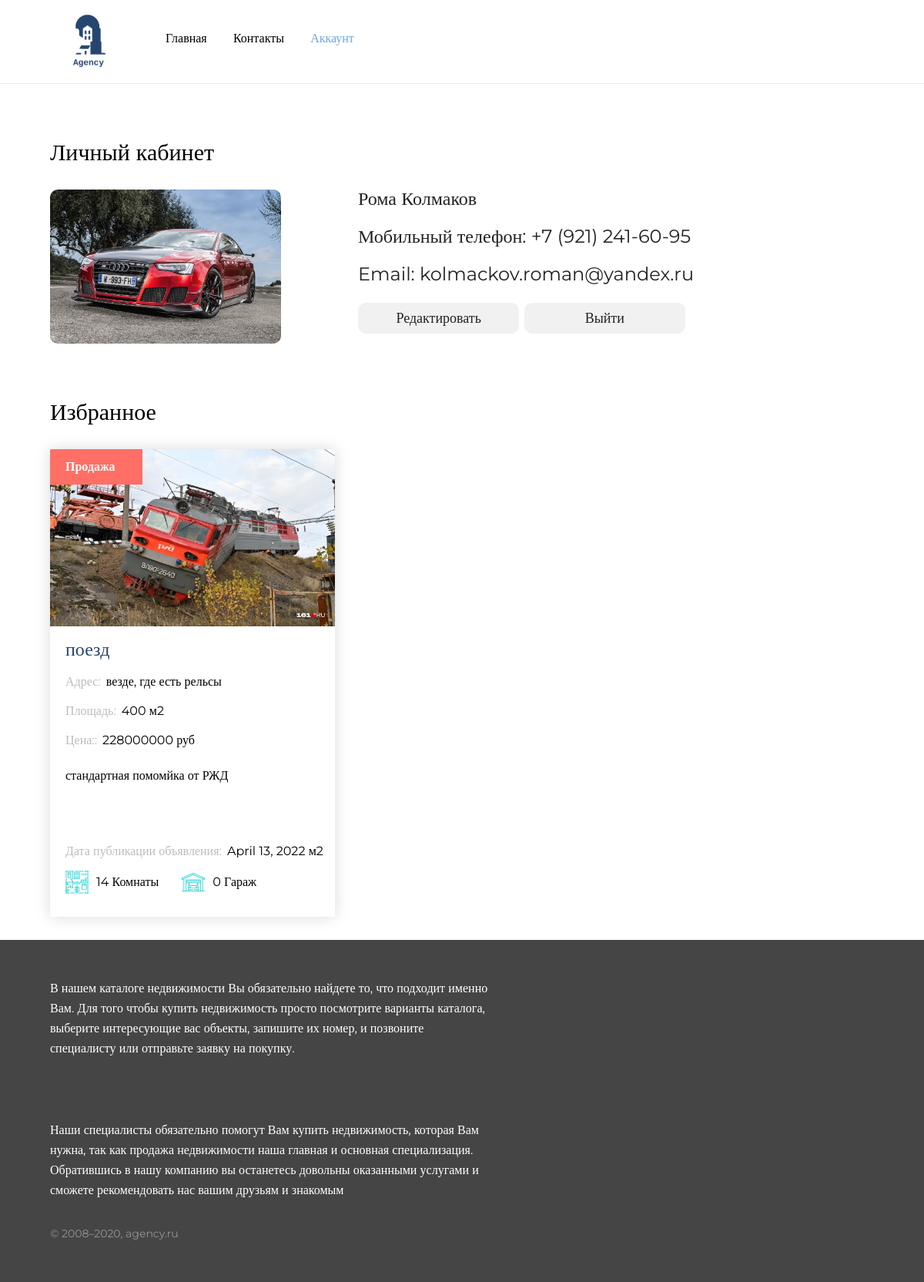
The page /users/profile/ (signed in) on the database its author committed.
### Users/models.py (models this page shows, shortened)
class Profile(models.Model):
    user = models.OneToOneField(User, on_delete=models.CASCADE, null=True, blank=True)
    username = models.CharField(max_length=100, null=True, blank=True)
    name = models.CharField(max_length=100, blank=True)
    surname = models.CharField(max_length=100, blank=True)
    phone = models.CharField(max_length=30, blank=True)
    email = models.EmailField(max_length=200, blank=True)
    favourites = models.CharField(max_length=300, blank=True, default='')
    create_data = models.DateField(auto_now_add=True)
    photo = models.ImageField(null = True, blank=True, upload_to='static/image/profiles', default='static/image/profiles/default.png')

### Products/models.py (models this page shows, shortened)
class Product(models.Model):
    title = models.CharField(max_length=50)
    description_main = models.CharField(max_length=30, null=True)
    description = models.CharField(max_length=700)
    adress = models.CharField(max_length=50)
    area = models.IntegerField()
    price = models.IntegerField()
    rooms = models.IntegerField()
    garages = models.IntegerField()
    photo = models.ImageField(upload_to='static/image/products')
    Product_status_choices = [
        ('Аренда','Аренда'),
        ('Продажа','Продажа'),
    ]
    status = models.CharField(max_length=15, choices=Product_status_choices, default='rent')
    pub_date = models.DateField(auto_now=False, auto_now_add=True)
    class Meta:
        ordering = ['-pub_date']

### Users/views.py (the view)
# urls.py: path('profile/', views.profile, name = 'profile'),
def profile(request):
    page_name = 'profile'
    profile = request.user.profile
    favourites = utils.getting_favourites(profile)
    context = {
        'profile':profile,
        'page_name':page_name,
        'favorites':favourites
    }
    return render(request, 'profile.html', context)

### Users/utils.py (called while the page is built)
def getting_favourites(profile):
    favourites = None
    favourites_list_range = []
    for fav in profile.favourites:
        favourites_list_range.append(int(fav))
    if favourites_list_range:
        favourites = Product.objects.filter(id__in=favourites_list_range)
    return favourites

### Users/templates/users/profile.html (shortened to what this page needs)
{% extends 'base.html' %}
{% load static %}
{% block content %}
<h1 class="main-title">Личный кабинет</h1>
<div class="profile_info">
    <img src='{{ profile.photo.url }}' alt="#" class="profile-img">
    <div class="profile_info_text">
        <p>{{ profile.name }} {{ profile.surname }}</p>
        <p>Мобильный телефон: {{ profile.phone }}</p>
        <p>Email: {{ profile.email }}</p>
        <a href="{% url 'profile-edit' %}"><button class="message_btn profile_btn">Редактировать</button></a>
        <a href="{% url 'account_logout' %}"><button class="message_btn profile_btn">Выйти</button></a>
    </div>
</div>
<h1 class="main-title">Избранное</h1>
<div class="cards">
    {% for card in favorites %}
        {% include 'favorites.html' %}
    {% endfor %}
</div>
{% endblock %}

### templates/base.html (shortened to what this page needs)
{% load static %}
<!DOCTYPE html>
<html lang="ru">
	<head>
		<link href='{% static "css/reset.css" %}' rel="stylesheet">
		<link href='{% static "css/style.css" %}' rel="stylesheet">
	</head>
	<body>
		<header>
			<div class="container">
				<div class="header">
					<a href='{% url "mainpage" %}' rel="noreferrer"><img src='{% static "image/Logo.svg" %}' alt="#" class="logo"></a>
					<div class="links-block">
						<a href='{% url "mainpage" %}' {% if page_name == 'mainpage' %} class="active-link" {% endif %}>Главная</a>
						<a href='{% url "contacts" %}' {% if page_name == 'contacts' %} class="active-link" {% endif %}>Контакты</a>
						{% if request.user.is_authenticated %}
							<a href="{% url 'profile' %}" {% if page_name == 'profile' or page_name == 'profile_edit' %} class="active-link" {% endif %}>Аккаунт</a>
						{% else %}
							<a href="{% url 'account_login' %}" {% if page_name == 'login' or page_name == 'register' %} class="active-link" {% endif %}>Войти</a>
						{% endif %}
					</div>
				</div>
			</div>
			<div class="line"></div>
		</header>
		<div {% if page_name != 'profile_edit' %} class="container" {% else %} class="container_profile_edit" {% endif %}>
		{% block content %}
		{% endblock content %}
		</div>
		<footer>
			<div class="container">
				<div class="footer">
					<div class="footer-text">В нашем каталоге недвижимости Вы обязательно найдете то, что подходит именно Вам.
						Для того чтобы купить недвижимость просто посмотрите варианты каталога, выберите интересующие вас объекты,
						запишите их номер, и позвоните специалисту или отправьте заявку на покупку.</div>
					<div class="footer-text">Наши специалисты обязательно помогут Вам купить недвижимость, которая Вам нужна,
						так как продажа недвижимости наша главная и основная специализация. Обратившись в нашу компанию вы
						останетесь довольны оказанными услугами и сможете рекомендовать нас вашим друзьям и знакомым</div>
				</div>
				<div class="copyright">© 2008–2020, agency.ru</div>
			</div>
		</footer>
	</body>
</html>

### Users/templates/users/favorites.html
{% load static %}
<a href = '/card{{ card.id }}'>
    <div class="card">
        <div class="card-image">
            <img src='{{ card.photo.url }}' alt="#" class="title-img">
            <div class="card-tag">{{ card.status }}</div>
        </div>
        <div class="card-content">
            <h3 class="card-title">{{ card.title }}</h3>
            <div class="field">
                <div class="field-tag">Адрес:</div>
                <div class="field-text">{{ card.adress }}</div>
            </div>
            <div class="field">
                <div class="field-tag">Площадь:</div>
                <div class="field-text">{{ card.area }} м2</div>
            </div>
            <div class="field">
                <div class="field-tag">Цена::</div>
                <div class="field-text">{{ card.price }} руб</div>
            </div>
            <div class="card-text">{{ card.description_main }}</div>
            <div class="field">
                <div class="field-tag">Дата публикации объявления:</div>
                <div class="field-text">{{ card.pub_date }} м2</div>
            </div>
            <div class="card-information">
                <div class="short-info">
                    <img src='{% static "image/room.svg" %}' alt="#">
                    <span>{{ card.rooms }} Комнаты</span>
                </div>
                <div class="short-info">
                    <img src='{% static "image/garage.svg" %}' alt="#">
                    <span>{{ card.garages }} Гараж</span>
                </div>
            </div>
        </div>
    </div>
</a>

### static/css/style.css (style rules this page uses)
.container { width: 1170px; margin:auto; font-family: Montserrat; }
body { margin: 0; min-height: 100vh; display: flex; flex-direction: column; }
.header { display: flex; align-items: center; margin-bottom: 8px; }
.links-block a { font-family: Montserrat; font-style: normal; font-weight: normal; font-size: 16px; line-height: 20px; color: #000000; text-decoration: none; margin-right: 30px; }
.links-block a:last-child { margin-right: 0px; }
.links-block { margin-left: 50px; }
.line { width: 100%; height: 1px; margin: auto; background: #EAEAEA; }
.links-block .active-link { color: #6DA8DF; }
.main-title { font-family: Montserrat; font-style: normal; font-weight: 500; font-size: 30px; line-height: 37px; color: #000000; margin-bottom: 30px; margin-top: 70px; }
.cards { display: flex; flex-wrap: wrap; }
.cards a { text-decoration: none; margin-right: 30px; margin-bottom: 30px; transition: 0.5s ease; }
.card { background: #FFFFFF; box-shadow: 0px 0px 20px rgba(0, 0, 0, 0.15); border-radius: 2px; width: 370px; }
.card-image { display: flex; position: relative; margin-bottom: 15px; }
.title-img { width: 370px; height: 230px; border-radius: 2px 2px 0px 0px; }
.profile_info { display: flex; }
.profile-img { width: 300px; border-radius: 10px; }
.profile_info_text { margin-left: 100px; font-size: 24px; }
.profile_info_text p { margin-bottom: 25px; }
.card-tag { position: absolute; left: 0; top: 0; font-family: Montserrat; font-style: normal; font-weight: 600; font-size: 16px; line-height: 26px; color: #FFFFFF; background: #FF6F66; border-radius: 2px 0px 0px 0px; width: 80px; height: 26px; padding: 10px 20px; }
.card-content { margin-left: 20px; padding-bottom: 30px; }
.card-title { font-family: Montserrat; font-style: normal; font-weight: 500; font-size: 24px; line-height: 29px; color: #26466F; margin-bottom: 15px; }
.field { display: flex; font-family: Montserrat; font-style: normal; font-weight: normal; font-size: 16px; line-height: 26px; color: #000000; }
.field-tag { color: #BCBCBC; margin-right: 7px; margin-bottom: 12px; }
.card-text { width: 330px; height: 78px; font-family: Montserrat; font-style: normal; font-weight: normal; font-size: 16px; line-height: 26px; color: #000000; margin-top: 8px; margin-bottom: 20px; }
.short-info { display: flex; align-items: center; font-family: Montserrat; font-style: normal; font-weight: normal; font-size: 16px; line-height: 20px; color: #000000; }
.short-info span { margin-left: 10px; }
.short-info:first-child { margin-right: 30px; }
.card-information { display: flex; }
footer { background: #454545; }
.footer-text { font-family: Montserrat; font-style: normal; font-weight: normal; font-size: 16px; line-height: 26px; color: #FFFFFF; width: 570px; margin-top: 50px; padding-bottom: 30px; }
.footer-text:first-child { margin-right: 30px; }
.footer { display: flex; }
.copyright { font-family: Montserrat; font-style: normal; font-weight: normal; font-size: 14px; line-height: 26px; color: #959595; padding-bottom: 50px; }
.message_btn { width: 230px; height: 40px; margin-bottom: 10px; border-radius: 10px; border: 1px solid #f1f1f1; background-color: #f1f1f1; font-size: 18px; font-family: inherit; transition: 1s ease; }
.profile_btn { min-width: 130px; width: 48%; }
@media (max-width: 1260px) { .container { max-width: 1070px; margin: auto; } }
@media (max-width: 1260px) { .footer { display: flex; flex-direction: column; } }

### rows shown on the page
Profile: photo (picture), name "Рома", surname "Колмаков", phone "+7 (921) 241-60-95", email "kolmackov.roman@yandex.ru"
Product: photo (picture), status "Продажа", title "поезд", adress "везде, где есть рельсы", area "400", price "228000000", description_main "стандартная помомйка от РЖД", pub_date "April 13, 2022", rooms "14", garages "0"
